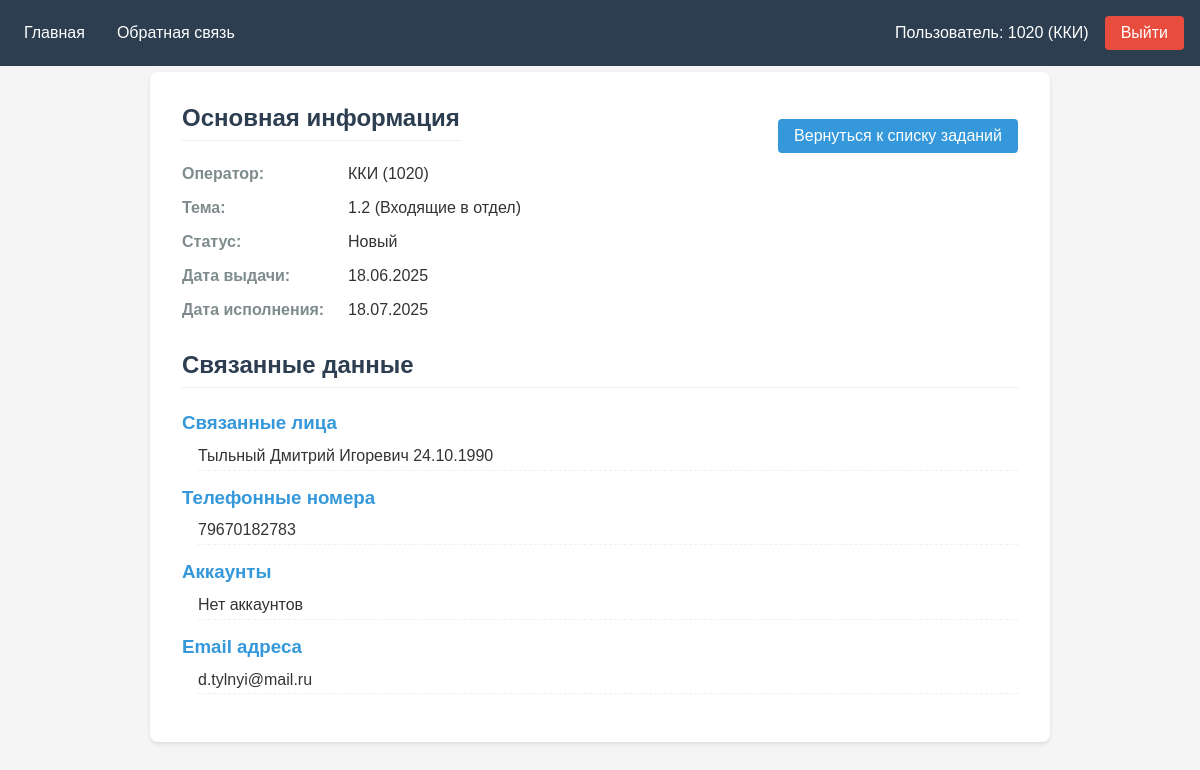
The app's page /tasker/task/2/ (signed in) with its own data.
### tasker/models.py (models this page shows, shortened)
class Tasks(models.Model):
    user = models.ForeignKey(CustomUser, on_delete=models.PROTECT)
    subject = models.ForeignKey(TaskSubjects, on_delete=models.PROTECT)
    status = models.ForeignKey(TaskStatus, on_delete=models.PROTECT, default=get_default_status)
    start_date = models.DateField()
    end_date = models.DateField()
    persons = models.ManyToManyField(Persons)
    phoneNumbers = models.ManyToManyField(PhoneNumbers)
    accounts = models.ManyToManyField(InternetAccounts)
    emails = models.ManyToManyField(Emails)

class TaskSubjects(models.Model):
    name = models.CharField()
    synonym = models.CharField()
    def __str__(self):
        return f"{self.synonym} ({self.name})"

class TaskStatus(models.Model):
    status = models.CharField()
    def __str__(self):
        return self.status

class Persons(models.Model):
    person = models.CharField()

class PhoneNumbers(models.Model):
    numbers = models.CharField()

class Emails(models.Model):
    email = models.CharField()

### tasker/myviews/tasks.py (the view)
# urls.py: path("<int:id>/", tasks.detail, name='detail'),
def detail(request, id):
    task = get_object_or_404(Tasks, id=id)
    if task.user != request.user and not request.user.groups.filter(name='main').exists():
        return redirect('list')
    else:
        return render(request, 'tasks/detail.html', {'task': task})

### tasker/models.py (called while the page is built)
    def __str__(self):
        return f"{self.first_name} ({self.username})"

### tasker/templates/tasks/detail.html (shortened to what this page needs)
{% extends "menu.html" %}
{% block content %}
<div class="task-detail">
    <div class="task-info">
        <div class="header-container">
            <h2>Основная информация</h2>
            <a href="../" class="back-btn">Вернуться к списку заданий</a>
        </div>
        <div class="info-grid">
            <div class="info-label">Оператор:</div>
            <div>{{ task.user }}</div>
            <div class="info-label">Тема:</div>
            <div>{{ task.subject }}</div>
            <div class="info-label">Статус:</div>
            <div>{{ task.status }}</div>
            <div class="info-label">Дата выдачи:</div>
            <div>{{ task.start_date|date:"d.m.Y" }}</div>
            <div class="info-label">Дата исполнения:</div>
            <div>{{ task.end_date|date:"d.m.Y" }}</div>
        </div>
    </div>
    <div class="related-data">
        <h2>Связанные данные</h2>
        <div class="data-section">
            <h3>Связанные лица</h3>
            <ul>
                {% for person in task.persons.all %}
                    <li>{{ person.person }}</li>
                {% empty %}
                    <li>Нет связанных лиц</li>
                {% endfor %}
            </ul>
        </div>
        <div class="data-section">
            <h3>Телефонные номера</h3>
            <ul>
                {% for number in task.phoneNumbers.all %}
                    <li>{{ number.numbers }}</li>
                {% empty %}
                    <li>Нет телефонных номеров</li>
                {% endfor %}
            </ul>
        </div>
        <div class="data-section">
            <h3>Аккаунты</h3>
            <ul>
                {% for account in task.accounts.all %}
                    <li>{{ account.account }}</li>
                {% empty %}
                    <li>Нет аккаунтов</li>
                {% endfor %}
            </ul>
        </div>
        <div class="data-section">
            <h3>Email адреса</h3>
            <ul>
                {% for email in task.emails.all %}
                    <li>{{ email.email }}</li>
                {% empty %}
                    <li>Нет email адресов</li>
                {% endfor %}
            </ul>
        </div>
    </div>
</div>
{% endblock content %}

### tasker/templates/menu.html (shortened to what this page needs)
<!DOCTYPE html>
{% load static %}
<html lang="ru">
<head>
    <link rel="stylesheet" href="{% static 'css/styles.css' %}" />
</head>
<body>
    {% if user.is_authenticated %}
    <nav>
        <div class="nav-left">
            <a href="/tasker" class="{% if active_tab == 'index' %}active{% endif %}">Главная</a>
            <a href="/tasker/feedback" class="{% if active_tab == 'feedback' %}active{% endif %}">Обратная связь</a>
        </div>
        <div class="nav-right">
            <span class="user-info">Пользователь{% if request.user.groups.all.0.name == 'main' %} (main){% endif %}: {{ user.username }} ({{ user.first_name }})</span>
            <form action="{% url 'logout' %}" method="post" style="display: inline;">
                <button type="submit" class="logout-btn">Выйти</button>
            </form>
        </div>
    </nav>
    <div class="container">
        {% block content%}Контент{% endblock content %}
    </div>
    {% endif %}
</body>
</html>

### tasker/static/css/styles.css (style rules this page uses)
* { margin: 0; padding: 0; box-sizing: border-box; font-family: Arial, sans-serif; }
body { background-color: #f5f5f5; color: #333; }
nav { background: #2c3e50; display: flex; justify-content: space-between; padding: 1rem; }
.nav-left, .nav-right { display: flex; align-items: center; }
nav a { color: white; text-decoration: none; margin-right: 1rem; padding: 0.5rem; }
.nav-right form { margin: 0; padding: 0; border: none; background: none; }
.nav-right form button { margin: 0; padding: 0.5rem 1rem; border: none; background: #e74c3c; color: white; border-radius: 4px; cursor: pointer; font: inherit; }
.user-info { color: white; margin-right: 1rem; }
.logout-btn { background: #e74c3c; color: white; border: none; padding: 0.5rem 1rem; border-radius: 4px; cursor: pointer; }
.container { max-width: 1200px; margin-top: 6px; margin: 6px auto 0; padding: 0 1rem; }
.header-container { display: flex; justify-content: space-between; margin-top: 0rem; align-items: center; margin-bottom: 0px; }
button, .details-btn, .back-btn { background: #3498db; color: white; border: none; padding: 0.5rem 1rem; margin-top: 2px; border-radius: 4px; cursor: pointer; justify-content: center; align-items: center; text-decoration: none; display: inline-block; font-family: inherit; font-size: inherit; }
form { background: white; padding: 1.5rem; border-radius: 4px; }
.task-detail { max-width: 900px; margin: 0 auto; background: white; padding: 2rem; border-radius: 8px; box-shadow: 0 2px 4px rgba(0,0,0,0.1); }
.task-info h2, .related-data h2 { color: #2c3e50; border-bottom: 1px solid #eee; padding-bottom: 0.5rem; margin-bottom: 1.5rem; }
.info-grid { display: grid; grid-template-columns: 150px 1fr; gap: 1rem; margin-bottom: 2rem; }
.info-label { font-weight: bold; color: #7f8c8d; }
.data-section { margin-bottom: 1rem; }
.data-section h3 { color: #3498db; margin-bottom: 0.5rem; }
.data-section ul { list-style-type: none; padding-left: 1rem; }
.data-section li { padding: 0.3rem 0; border-bottom: 1px dashed #ecf0f1; }

### records on screen
Tasks: user "ККИ (1020)", subject "1.2 (Входящие в отдел)", status "Новый", start_date "18.06.2025", end_date "18.07.2025"
Persons: person "Тыльный Дмитрий Игоревич 24.10.1990"
PhoneNumbers: numbers "79670182783"
Emails: email "d.tylnyi@mail.ru"

### other values on screen
{{ user.username }} "1020"
{{ user.first_name }} "ККИ"
